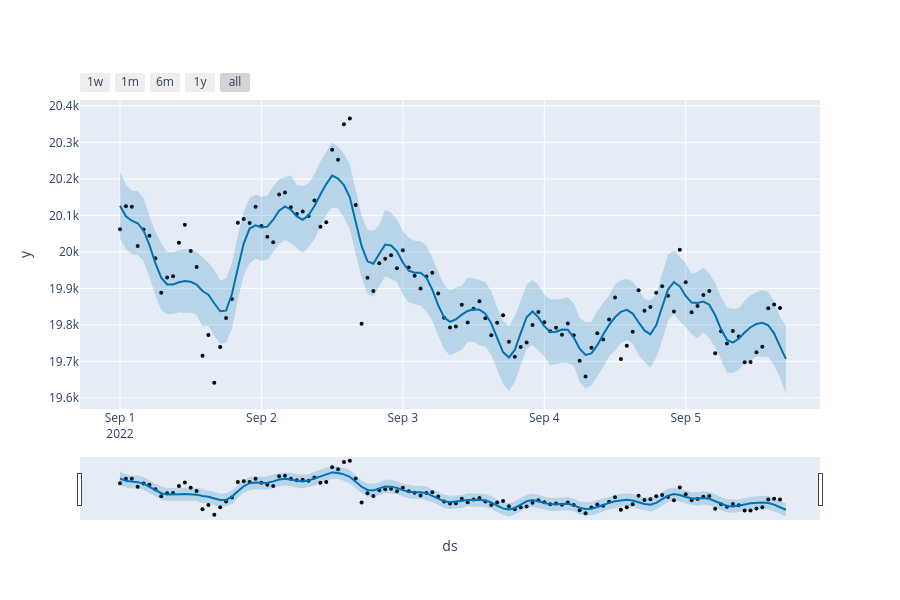

The code cell stored with this chart in its notebook:
### Code cell
# ploting the predected price in more advance graph 
plot_plotly(model, prediction)
